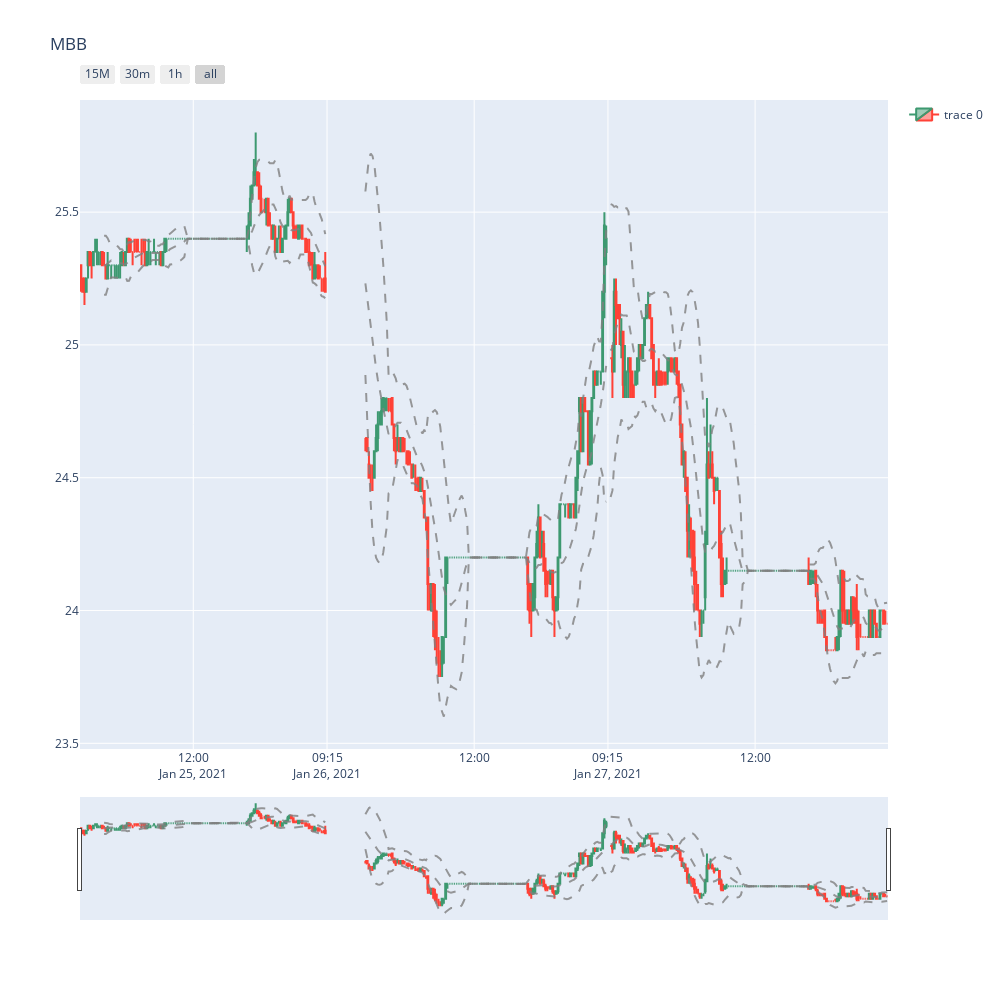

The notebook cell this image was saved under:
### Code cell
chart(res,"MBB")

### Figure 1 — Plotly figure (JSON) as saved in the notebook; plotly's stock layout.template omitted (floating-point values rounded to 4 significant figures; data arrays with more than 128 entries replaced by an {"elided": "..."} marker saying what was removed)
{"data": [{"close": {"elided": "433 float values"}, "high": {"elided": "433 float values"}, "low": {"elided": "433 float values"}, "open": {"elided": "433 float values"}, "type": "candlestick", "x": {"elided": "433 str values"}}, {"line": {"color": "gray", "dash": "dash"}, "marker": {"line": {"width": 2}, "size": 10}, "mode": "lines", "opacity": 0.8, "showlegend": false, "type": "scatter", "x": {"elided": "433 str values"}, "y": {"elided": "433 float values"}}, {"line": {"color": "gray", "dash": "dash"}, "marker": {"line": {"width": 2}, "size": 10}, "mode": "lines", "opacity": 0.8, "showlegend": false, "type": "scatter", "x": {"elided": "433 str values"}, "y": {"elided": "433 float values"}}, {"line": {"color": "gray", "dash": "dash"}, "marker": {"line": {"width": 2}, "size": 10}, "mode": "lines", "opacity": 0.8, "showlegend": false, "type": "scatter", "x": {"elided": "433 str values"}, "y": {"elided": "433 float values"}}], "layout": {"autosize": false, "height": 1000, "title": {"text": "MBB"}, "width": 1000, "xaxis": {"categoryorder": "category ascending", "rangebreaks": [{"bounds": ["sat", "mon"]}, {"bounds": [14.5, 9.25], "pattern": "hour"}], "rangeselector": {"buttons": [{"count": 5, "label": "15M", "step": "minute", "stepmode": "backward"}, {"count": 10, "label": "30m", "step": "minute", "stepmode": "backward"}, {"count": 1, "label": "1h", "step": "hour", "stepmode": "backward"}, {"step": "all"}]}, "rangeslider": {"visible": true}, "type": "date"}, "yaxis": {"fixedrange": false}}}
